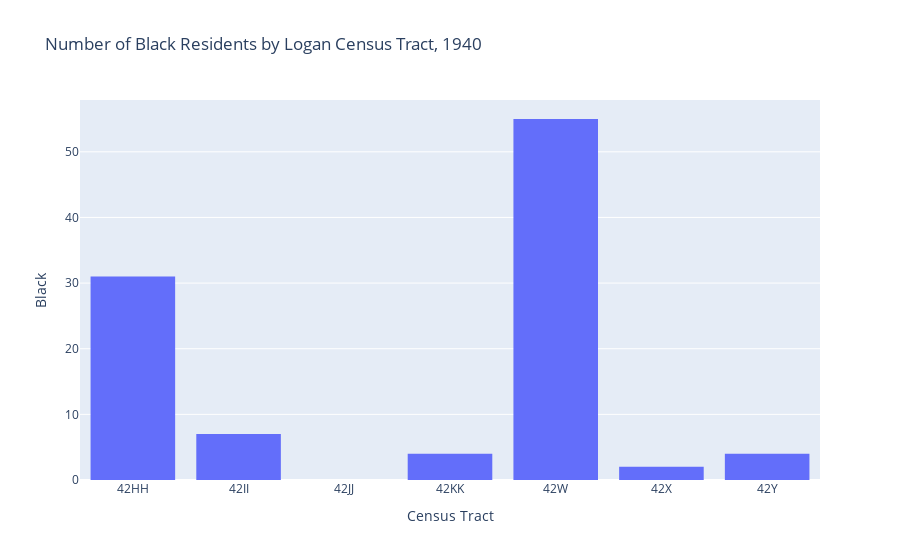

The code cell stored with this chart in its notebook:
### Code cell
fig = px.bar(subset3,
             x='Census Tract',
             y='Black',
             title='Number of Black Residents by Logan Census Tract, 1940',
             labels={
                 'Census Tract':'Census Tract'
             }
            )
fig.update_traces(marker_line_width=0)
fig.show()

### Figure 1 — Plotly figure (JSON) as saved in the notebook; plotly's stock layout.template omitted (floating-point values rounded to 4 significant figures)
{"data": [{"alignmentgroup": "True", "hovertemplate": "Census Tract=%{x}<br>Black=%{y}<extra></extra>", "legendgroup": "", "marker": {"color": "#636efa", "line": {"width": 0}, "pattern": {"shape": ""}}, "name": "", "offsetgroup": "", "orientation": "v", "showlegend": false, "textposition": "auto", "type": "bar", "x": ["42HH", "42II", "42JJ", "42KK", "42W", "42X", "42Y"], "xaxis": "x", "y": [31, 7, 0, 4, 55, 2, 4], "yaxis": "y"}], "layout": {"autosize": true, "barmode": "relative", "legend": {"tracegroupgap": 0}, "title": {"text": "Number of Black Residents by Logan Census Tract, 1940"}, "xaxis": {"anchor": "y", "autorange": true, "domain": [0, 1], "range": [-0.5, 6.5], "title": {"text": "Census Tract"}, "type": "category"}, "yaxis": {"anchor": "x", "autorange": true, "domain": [0, 1], "range": [0, 57.89], "title": {"text": "Black"}, "type": "linear"}}}
